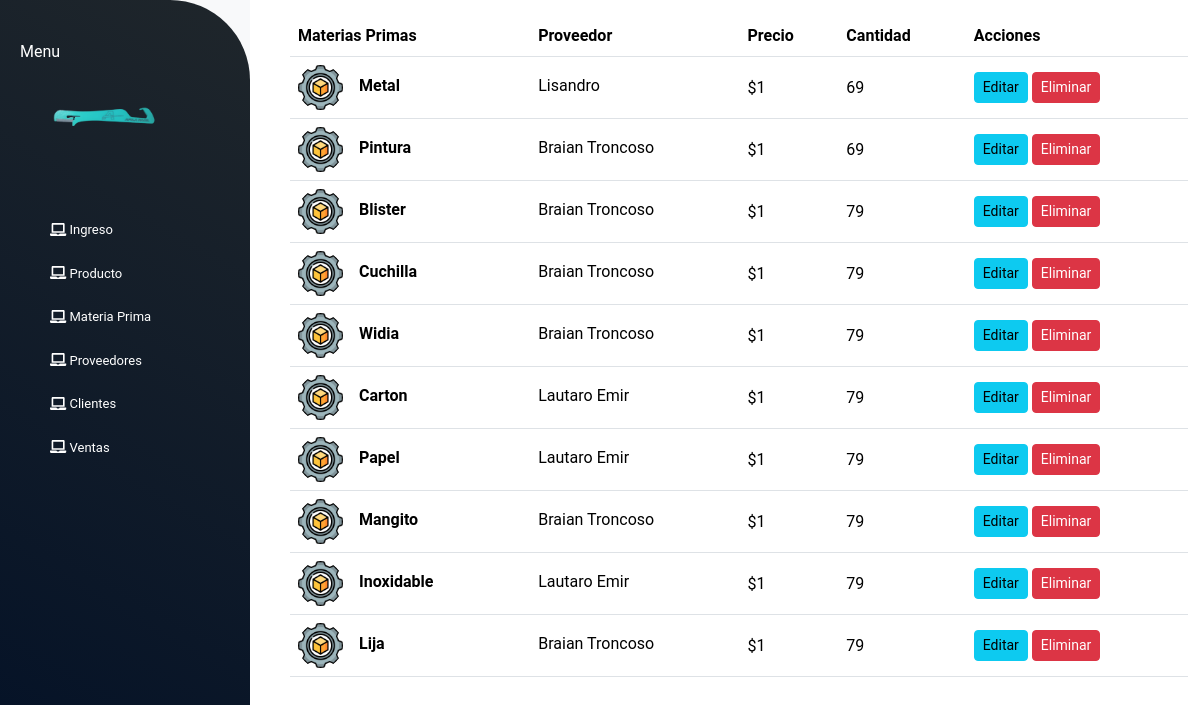
/materias_primas/ (signed in), run on the app's committed database.
### materias_primas/models.py (models this page shows, shortened)
class Materias(models.Model):
    nombre = models.CharField(max_length=45)
    precio = models.IntegerField()
    cantidad = models.IntegerField()
    proveedores = models.ForeignKey(Proveedores, null=True, blank=True, on_delete=models.SET_NULL, related_name='materias')
    imagen = models.CharField(max_length=100)
    def get_imagen_url(self):
        if self.imagen:
            return f"/static/img/{self.imagen}"
        else:
            return "/static/img/materia_prima.png"
    class Meta:
        db_table = 'materias'
        verbose_name = "Materia"

### proveedores/models.py (models this page shows, shortened)
class Proveedores(models.Model):
    nombre = models.CharField(max_length=50)
    detalle = models.CharField(max_length=200, blank=True)
    direccion = models.CharField(max_length=100)
    telefono = models.IntegerField(null=True, blank=True)
    email = models.CharField(max_length=100)
    imagen = models.TextField(null=True, blank=True)
    class Meta:
        db_table = 'proveedores'
        verbose_name = "Proveedores"

### materias_primas/views.py (the view)
# urls.py: path('', views.mostrar_materias_primas, name='materias_primas'),
def mostrar_materias_primas(request):
    materias = Materias.objects.all()
    return render(request, 'materias_primas.html', {'materias': materias, 'mensaje': "No hay Materia Prima"})

### materias_primas/templates/materias_primas.html (shortened to what this page needs)
{% extends "materias_primas/layout.html" %}
{% load static %}
{% block content %}
{% if materias%}
<div class="container" id="altura">
    <table class="table align-middle mb-0 bg-white m-3 mb-5">
        <thead class="bg-dark">
        <tr>
            <th>Materias Primas</th>
            <th>Proveedor</th>
            <th>Precio</th>
            <th>Cantidad</th>
            {% if user.is_superuser%}
            <th>Acciones</th>
            {%endif%}
        </tr>
        </thead>
        <tbody>
        {% for materia in materias %}
            <tr>
                <td>
                <div class="d-flex align-items-center">
                    <img
                        src="{{ materia.get_imagen_url }}"
                        alt="NO-IMG"
                        style="width: 45px; height: 45px"
                        class="rounded-circle"
                        />
                    <div class="ms-3">
                    <p class="fw-bold mb-1 ml-2">{{materia.nombre}}</p>
                    </div>
                </div>
                </td>
                <td>
                <p class="fw-normal mb-1">{{ materia.proveedores.nombre }} {{ materia.proveedores.apellido}}</p>
                </td>
                <td>${{ materia.precio }}</td>
                <td>{{ materia.cantidad }}</td>
                {% if user.is_superuser %}
                <td>
                    <form action="{% url 'editar_materia' id=materia.id %}"  method="post" style="display: inline;" enctype="multipart/form-data">
                        <button type="submit" class="btn btn-info btn-sm btn-rounded">Editar</button>
                    </form>
                     <form action="{% url 'eliminar_materia' materia.id %}" method="post" style="display: inline;">
                        <button type="submit" class="btn btn-sm btn-rounded btn-danger">Eliminar</button>
                    </form>
                </td>
                {%endif%}
            </tr>
        {%endfor%}
        </tbody>
    </table>
{%else%}
    {{ mensaje }}
{%endif%}
</div>
{% endblock %}

### static/style.css (style rules this page uses)
body { font-family: 'Roboto' !important; width: 100% !important; height: 100vh !important; margin: 0; }
#altura { max-height: 100vh !important; overflow-y: auto !important; }

### data on the page
Materias: nombre "Metal", proveedores.nombre "Lisandro", precio "1", cantidad "69"
Materias: nombre "Pintura", proveedores.nombre "Braian Troncoso", precio "1", cantidad "69"
Materias: nombre "Blister", proveedores.nombre "Braian Troncoso", precio "1", cantidad "79"
Materias: nombre "Cuchilla", proveedores.nombre "Braian Troncoso", precio "1", cantidad "79"
Materias: nombre "Widia", proveedores.nombre "Braian Troncoso", precio "1", cantidad "79"
Materias: nombre "Carton", proveedores.nombre "Lautaro Emir", precio "1", cantidad "79"
Materias: nombre "Papel", proveedores.nombre "Lautaro Emir", precio "1", cantidad "79"
Materias: nombre "Mangito", proveedores.nombre "Braian Troncoso", precio "1", cantidad "79"
Materias: nombre "Inoxidable", proveedores.nombre "Lautaro Emir", precio "1", cantidad "79"
Materias: nombre "Lija", proveedores.nombre "Braian Troncoso", precio "1", cantidad "79"
